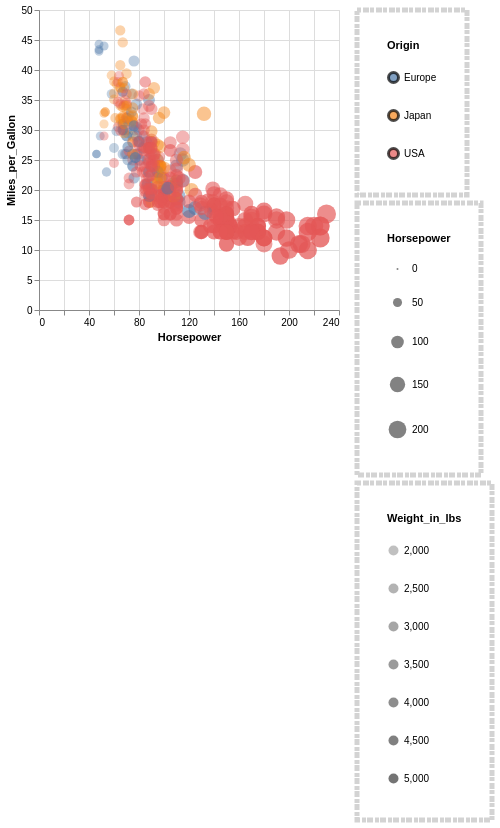

This figure's Vega-Lite source:
### Vega-Lite specification from a JSON file in a GitHub repository (floating-point values rounded to 4 significant figures; data arrays with more than 128 entries replaced by an {"elided": "..."} marker saying what was removed)
{"$schema": "https://vega.github.io/schema/vega-lite/v5.json", "config": {"legend": {"padding": 30, "rowPadding": 15, "strokeColor": "lightgrey", "strokeDash": [4, 2, 6, 1], "strokeWidth": 5, "symbolStrokeColor": "black", "symbolStrokeWidth": 3, "titlePadding": 20}}, "data": {"values": {"elided": "406 records"}}, "encoding": {"color": {"field": "Origin", "type": "nominal"}, "opacity": {"field": "Weight_in_lbs", "type": "quantitative"}, "size": {"field": "Horsepower", "type": "quantitative"}, "x": {"field": "Horsepower", "type": "quantitative"}, "y": {"field": "Miles_per_Gallon", "type": "quantitative"}}, "height": 300, "mark": "circle", "width": 300}
